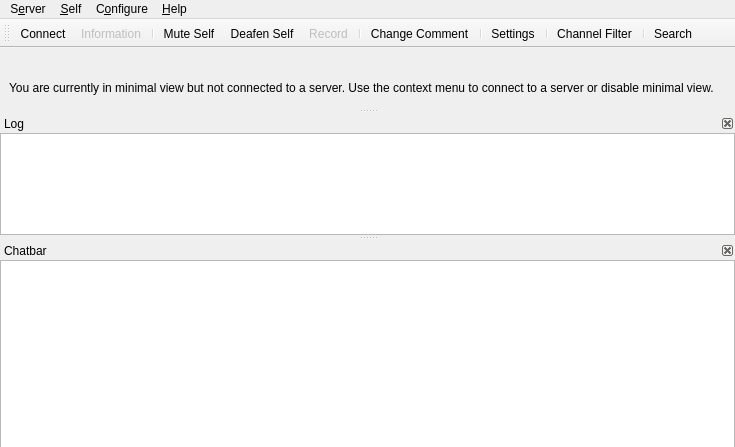
<?xml version="1.0" encoding="UTF-8"?>
<ui version="4.0">
 <class>MainWindow</class>
 <widget class="QMainWindow" name="MainWindow">
  <property name="geometry">
   <rect>
    <x>0</x>
    <y>0</y>
    <width>735</width>
    <height>435</height>
   </rect>
  </property>
  <property name="windowTitle">
   <string>Mumble</string>
  </property>
  <property name="dockOptions">
   <set>QMainWindow::AllowNestedDocks|QMainWindow::AnimatedDocks</set>
  </property>
  <property name="unifiedTitleAndToolBarOnMac">
   <bool>true</bool>
  </property>
  <widget class="UserView" name="qtvUsers">
   <property name="contextMenuPolicy">
    <enum>Qt::CustomContextMenu</enum>
   </property>
   <property name="acceptDrops">
    <bool>true</bool>
   </property>
   <property name="dragEnabled">
    <bool>true</bool>
   </property>
   <property name="rootIsDecorated">
    <bool>false</bool>
   </property>
   <property name="uniformRowHeights">
    <bool>true</bool>
   </property>
   <property name="headerHidden">
    <bool>true</bool>
   </property>
   <attribute name="headerVisible">
    <bool>false</bool>
   </attribute>
  </widget>
  <widget class="QMenuBar" name="menubar">
   <property name="geometry">
    <rect>
     <x>0</x>
     <y>0</y>
     <width>735</width>
     <height>32</height>
    </rect>
   </property>
   <widget class="QMenu" name="qmConfig">
    <property name="title">
     <string>C&amp;onfigure</string>
    </property>
    <addaction name="qaConfigDialog"/>
   </widget>
   <widget class="QMenu" name="qmHelp">
    <property name="title">
     <string>&amp;Help</string>
    </property>
    <addaction name="qaHelpWhatsThis"/>
    <addaction name="separator"/>
    <addaction name="qaHelpAbout"/>
    <addaction name="qaHelpAboutQt"/>
    <addaction name="separator"/>
    <addaction name="qaHelpVersionCheck"/>
   </widget>
   <widget class="QMenu" name="qmServer">
    <property name="title">
     <string>S&amp;erver</string>
    </property>
   </widget>
   <widget class="QMenu" name="qmSelf">
    <property name="title">
     <string>&amp;Self</string>
    </property>
    <addaction name="qaAudioMute"/>
    <addaction name="qaAudioDeaf"/>
    <addaction name="qaSelfPrioritySpeaker"/>
    <addaction name="separator"/>
    <addaction name="qaRecording"/>
    <addaction name="separator"/>
    <addaction name="qaSelfComment"/>
    <addaction name="qaServerTexture"/>
    <addaction name="qaServerTextureRemove"/>
    <addaction name="separator"/>
    <addaction name="qaSelfRegister"/>
    <addaction name="qaAudioStats"/>
   </widget>
   <addaction name="qmServer"/>
   <addaction name="qmSelf"/>
   <addaction name="qmConfig"/>
   <addaction name="qmHelp"/>
  </widget>
  <widget class="QDockWidget" name="qdwLog">
   <property name="minimumSize">
    <size>
     <width>250</width>
     <height>121</height>
    </size>
   </property>
   <property name="features">
    <set>QDockWidget::DockWidgetClosable|QDockWidget::DockWidgetMovable</set>
   </property>
   <property name="windowTitle">
    <string>Log</string>
   </property>
   <attribute name="dockWidgetArea">
    <number>1</number>
   </attribute>
   <widget class="LogTextBrowser" name="qteLog">
    <property name="contextMenuPolicy">
     <enum>Qt::CustomContextMenu</enum>
    </property>
    <property name="whatsThis">
     <string>This shows all recent activity. Connecting to servers, errors and information messages all show up here.&lt;br /&gt;To configure exactly which messages show up here, use the &lt;b&gt;Settings&lt;/b&gt; command from the menu.</string>
    </property>
    <property name="accessibleName">
     <string>Activity log</string>
    </property>
    <property name="openLinks">
     <bool>false</bool>
    </property>
   </widget>
  </widget>
  <widget class="QDockWidget" name="qdwChat">
   <property name="sizePolicy">
    <sizepolicy hsizetype="Preferred" vsizetype="Preferred">
     <horstretch>0</horstretch>
     <verstretch>0</verstretch>
    </sizepolicy>
   </property>
   <property name="toolTip">
    <string/>
   </property>
   <property name="whatsThis">
    <string>This is the chatbar&lt;br /&gt;If you enter text here and then press enter the text is sent to the user or channel that was selected. If nothing is selected the message is sent to your current channel.</string>
   </property>
   <property name="features">
    <set>QDockWidget::DockWidgetClosable|QDockWidget::DockWidgetMovable</set>
   </property>
   <property name="windowTitle">
    <string>Chatbar</string>
   </property>
   <attribute name="dockWidgetArea">
    <number>1</number>
   </attribute>
   <widget class="ChatbarTextEdit" name="qteChat">
    <property name="sizePolicy">
     <sizepolicy hsizetype="Expanding" vsizetype="MinimumExpanding">
      <horstretch>0</horstretch>
      <verstretch>0</verstretch>
     </sizepolicy>
    </property>
    <property name="maximumSize">
     <size>
      <width>16777215</width>
      <height>16777215</height>
     </size>
    </property>
    <property name="accessibleName">
     <string>Enter chat message</string>
    </property>
    <property name="acceptRichText">
     <bool>false</bool>
    </property>
   </widget>
  </widget>
  <widget class="QToolBar" name="qtIconToolbar">
   <property name="windowTitle">
    <string>Icon Toolbar</string>
   </property>
   <attribute name="toolBarArea">
    <enum>TopToolBarArea</enum>
   </attribute>
   <attribute name="toolBarBreak">
    <bool>false</bool>
   </attribute>
   <addaction name="qaServerConnect"/>
   <addaction name="qaServerInformation"/>
   <addaction name="separator"/>
   <addaction name="qaAudioMute"/>
   <addaction name="qaAudioDeaf"/>
   <addaction name="qaRecording"/>
   <addaction name="separator"/>
   <addaction name="qaSelfComment"/>
   <addaction name="separator"/>
   <addaction name="qaConfigDialog"/>
   <addaction name="separator"/>
   <addaction name="qaFilterToggle"/>
   <addaction name="separator"/>
   <addaction name="qaSearch"/>
  </widget>
  <widget class="QDockWidget" name="qdwMinimalViewNote">
   <property name="sizePolicy">
    <sizepolicy hsizetype="Expanding" vsizetype="Fixed">
     <horstretch>0</horstretch>
     <verstretch>0</verstretch>
    </sizepolicy>
   </property>
   <property name="floating">
    <bool>false</bool>
   </property>
   <property name="features">
    <set>QDockWidget::NoDockWidgetFeatures</set>
   </property>
   <property name="allowedAreas">
    <set>Qt::AllDockWidgetAreas</set>
   </property>
   <attribute name="dockWidgetArea">
    <number>4</number>
   </attribute>
   <widget class="QWidget" name="dockWidgetContents">
    <layout class="QHBoxLayout" name="horizontalLayout">
     <property name="spacing">
      <number>0</number>
     </property>
     <property name="topMargin">
      <number>0</number>
     </property>
     <property name="bottomMargin">
      <number>0</number>
     </property>
     <item>
      <widget class="QLabel" name="label">
       <property name="sizePolicy">
        <sizepolicy hsizetype="Expanding" vsizetype="Fixed">
         <horstretch>0</horstretch>
         <verstretch>0</verstretch>
        </sizepolicy>
       </property>
       <property name="text">
        <string>You are currently in minimal view but not connected to a server. Use the context menu to connect to a server or disable minimal view.</string>
       </property>
       <property name="wordWrap">
        <bool>true</bool>
       </property>
      </widget>
     </item>
    </layout>
   </widget>
  </widget>
  <action name="qaQuit">
   <property name="text">
    <string>&amp;Quit Mumble</string>
   </property>
   <property name="toolTip">
    <string>Closes the program</string>
   </property>
   <property name="whatsThis">
    <string>Exits the application.</string>
   </property>
   <property name="shortcut">
    <string>Ctrl+Q</string>
   </property>
  </action>
  <action name="qaHide">
   <property name="text">
    <string>&amp;Hide Mumble</string>
   </property>
   <property name="toolTip">
    <string>Hides the main Mumble window.</string>
   </property>
   <property name="whatsThis">
    <string>Hides the main Mumble window. Restore by clicking on the tray icon or starting Mumble again.</string>
   </property>
  </action>
  <action name="qaServerConnect">
   <property name="icon">
    <iconset>
     <normaloff>skin:categories/applications-internet.svg</normaloff>skin:categories/applications-internet.svg</iconset>
   </property>
   <property name="text">
    <string>&amp;Connect...</string>
   </property>
   <property name="toolTip">
    <string>Open the server connection dialog</string>
   </property>
   <property name="whatsThis">
    <string>Shows a dialog of registered servers, and also allows quick-connect.</string>
   </property>
   <property name="iconVisibleInMenu">
    <bool>true</bool>
   </property>
  </action>
  <action name="qaServerDisconnect">
   <property name="enabled">
    <bool>false</bool>
   </property>
   <property name="text">
    <string>&amp;Disconnect</string>
   </property>
   <property name="toolTip">
    <string>Disconnect from server</string>
   </property>
   <property name="whatsThis">
    <string>Disconnects you from the server.</string>
   </property>
  </action>
  <action name="qaServerBanList">
   <property name="enabled">
    <bool>false</bool>
   </property>
   <property name="text">
    <string>&amp;Ban List</string>
   </property>
   <property name="toolTip">
    <string>Edit ban list on server</string>
   </property>
   <property name="whatsThis">
    <string>This lets you edit the server-side IP ban list.</string>
   </property>
  </action>
  <action name="qaServerInformation">
   <property name="enabled">
    <bool>false</bool>
   </property>
   <property name="icon">
    <iconset>
     <normaloff>skin:Information_icon.svg</normaloff>skin:Information_icon.svg</iconset>
   </property>
   <property name="text">
    <string>&amp;Information</string>
   </property>
   <property name="toolTip">
    <string>Show information about the server connection</string>
   </property>
   <property name="whatsThis">
    <string>This will show extended information about the connection to the server.</string>
   </property>
   <property name="iconVisibleInMenu">
    <bool>true</bool>
   </property>
  </action>
  <action name="qaUserKick">
   <property name="text">
    <string>&amp;Kick...</string>
   </property>
   <property name="toolTip">
    <string>Kick user (with reason)</string>
   </property>
   <property name="whatsThis">
    <string>Kick selected user off server. You'll be asked to specify a reason.</string>
   </property>
  </action>
  <action name="qaUserMute">
   <property name="checkable">
    <bool>true</bool>
   </property>
   <property name="text">
    <string>&amp;Mute</string>
   </property>
   <property name="toolTip">
    <string>Mute user</string>
   </property>
   <property name="whatsThis">
    <string>Mute or unmute user on server. Unmuting a deafened user will also undeafen them.</string>
   </property>
  </action>
  <action name="qaUserBan">
   <property name="text">
    <string>&amp;Ban...</string>
   </property>
   <property name="toolTip">
    <string>Kick and ban user (with reason)</string>
   </property>
   <property name="whatsThis">
    <string>Kick and ban selected user from server. You'll be asked to specify a reason.</string>
   </property>
  </action>
  <action name="qaUserDeaf">
   <property name="checkable">
    <bool>true</bool>
   </property>
   <property name="text">
    <string>&amp;Deafen</string>
   </property>
   <property name="toolTip">
    <string>Deafen user</string>
   </property>
   <property name="whatsThis">
    <string>Deafen or undeafen user on server. Deafening a user will also mute them.</string>
   </property>
  </action>
  <action name="qaUserLocalIgnore">
   <property name="checkable">
    <bool>true</bool>
   </property>
   <property name="text">
    <string>Ig&amp;nore Messages</string>
   </property>
   <property name="toolTip">
    <string>Locally ignore user's text chat messages.</string>
   </property>
   <property name="whatsThis">
    <string>Silently drops all text messages from the user.</string>
   </property>
  </action>
  <action name="qaUserLocalMute">
   <property name="checkable">
    <bool>true</bool>
   </property>
   <property name="text">
    <string>&amp;Local Mute</string>
   </property>
   <property name="toolTip">
    <string>Mute user locally</string>
   </property>
   <property name="whatsThis">
    <string>Mute or unmute user locally. Use this on other users in the same room.</string>
   </property>
  </action>
  <action name="qaUserTextMessage">
   <property name="text">
    <string>&amp;Send Message...</string>
   </property>
   <property name="toolTip">
    <string>Send a Text Message</string>
   </property>
   <property name="whatsThis">
    <string>Sends a text message to another user.</string>
   </property>
  </action>
  <action name="qaUserLocalNickname">
   <property name="text">
    <string>Set Ni&amp;ckname...</string>
   </property>
   <property name="toolTip">
    <string>Set a local nickname</string>
   </property>
   <property name="whatsThis">
    <string>Sets a local nickname for another user.</string>
   </property>
  </action>
  <action name="qaChannelAdd">
   <property name="text">
    <string>&amp;Add...</string>
   </property>
   <property name="toolTip">
    <string>Add new channel</string>
   </property>
   <property name="whatsThis">
    <string>This adds a new sub-channel to the currently selected channel.</string>
   </property>
  </action>
  <action name="qaChannelRemove">
   <property name="text">
    <string>&amp;Remove...</string>
   </property>
   <property name="toolTip">
    <string>Remove channel</string>
   </property>
   <property name="whatsThis">
    <string>This removes a channel and all sub-channels.</string>
   </property>
  </action>
  <action name="qaChannelACL">
   <property name="text">
    <string>&amp;Edit...</string>
   </property>
   <property name="toolTip">
    <string>Edit Groups and ACL for channel</string>
   </property>
   <property name="whatsThis">
    <string>This opens the Group and ACL dialog for the channel, to control permissions.</string>
   </property>
  </action>
  <action name="qaChannelLink">
   <property name="text">
    <string>L&amp;ink</string>
   </property>
   <property name="toolTip">
    <string>Link your channel to another channel</string>
   </property>
   <property name="whatsThis">
    <string>This links your current channel to the selected channel. If users in a channel have permission to speak in the other channel, users can now hear each other. This is a permanent link, and will last until manually unlinked or the server is restarted. Please see the shortcuts for push-to-link.</string>
   </property>
  </action>
  <action name="qaChannelUnlink">
   <property name="text">
    <string comment="Channel">&amp;Unlink</string>
   </property>
   <property name="toolTip">
    <string>Unlink your channel from another channel</string>
   </property>
   <property name="whatsThis">
    <string>This unlinks your current channel from the selected channel.</string>
   </property>
  </action>
  <action name="qaChannelUnlinkAll">
   <property name="text">
    <string>U&amp;nlink All</string>
   </property>
   <property name="toolTip">
    <string>Unlinks your channel from all linked channels.</string>
   </property>
   <property name="whatsThis">
    <string>This unlinks your current channel (not the selected one) from all linked channels.</string>
   </property>
  </action>
  <action name="qaAudioReset">
   <property name="text">
    <string>&amp;Reset</string>
   </property>
   <property name="toolTip">
    <string>Reset audio preprocessor</string>
   </property>
   <property name="whatsThis">
    <string>This will reset the audio preprocessor, including noise cancellation, automatic gain and voice activity detection. If something suddenly worsens the audio environment (like dropping the microphone) and it was temporary, use this to avoid having to wait for the preprocessor to readjust.</string>
   </property>
  </action>
  <action name="qaAudioMute">
   <property name="checkable">
    <bool>true</bool>
   </property>
   <property name="icon">
    <iconset>
     <normaloff>skin:actions/audio-input-microphone.svg</normaloff>
     <normalon>skin:actions/audio-input-microphone-muted.svg</normalon>
     <activeon>skin:actions/audio-input-microphone-muted.svg</activeon>skin:actions/audio-input-microphone.svg</iconset>
   </property>
   <property name="text">
    <string>M&amp;ute Self</string>
   </property>
   <property name="whatsThis">
    <string>Mute or unmute yourself. When muted, you will not send any data to the server. Unmuting while deafened will also undeafen.</string>
   </property>
   <property name="iconVisibleInMenu">
    <bool>false</bool>
   </property>
  </action>
  <action name="qaAudioDeaf">
   <property name="checkable">
    <bool>true</bool>
   </property>
   <property name="icon">
    <iconset>
     <normaloff>skin:self_undeafened.svg</normaloff>
     <normalon>skin:deafened_self.svg</normalon>
     <activeon>skin:deafened_self.svg</activeon>skin:self_undeafened.svg</iconset>
   </property>
   <property name="text">
    <string>D&amp;eafen Self</string>
   </property>
   <property name="whatsThis">
    <string>Deafen or undeafen yourself. When deafened, you will not hear anything. Deafening yourself will also mute.</string>
   </property>
   <property name="iconVisibleInMenu">
    <bool>false</bool>
   </property>
  </action>
  <action name="qaAudioTTS">
   <property name="checkable">
    <bool>true</bool>
   </property>
   <property name="text">
    <string>&amp;Text-To-Speech</string>
   </property>
   <property name="toolTip">
    <string>Toggle Text-To-Speech</string>
   </property>
   <property name="whatsThis">
    <string>Enable or disable the text-to-speech engine. Only messages enabled for TTS in the Configuration dialog will actually be spoken.</string>
   </property>
  </action>
  <action name="qaAudioStats">
   <property name="text">
    <string>Audio &amp;Statistics</string>
   </property>
   <property name="toolTip">
    <string>Display audio statistics</string>
   </property>
   <property name="whatsThis">
    <string>Pops up a small dialog with information about your current audio input.</string>
   </property>
  </action>
  <action name="qaAudioUnlink">
   <property name="text">
    <string>&amp;Unlink Plugins</string>
   </property>
   <property name="toolTip">
    <string>Forcibly unlink plugin</string>
   </property>
   <property name="whatsThis">
    <string>This forces the current plugin to unlink, which is handy if it is reading completely wrong data.</string>
   </property>
  </action>
  <action name="qaConfigDialog">
   <property name="icon">
    <iconset>
     <normaloff>skin:config_basic.png</normaloff>skin:config_basic.png</iconset>
   </property>
   <property name="text">
    <string>&amp;Settings</string>
   </property>
   <property name="toolTip">
    <string>Configure Mumble</string>
   </property>
   <property name="whatsThis">
    <string>Allows you to change most settings for Mumble.</string>
   </property>
   <property name="menuRole">
    <enum>QAction::PreferencesRole</enum>
   </property>
   <property name="iconVisibleInMenu">
    <bool>true</bool>
   </property>
  </action>
  <action name="qaFilterToggle">
   <property name="checkable">
    <bool>true</bool>
   </property>
   <property name="icon">
    <iconset>
     <normaloff>skin:filter_off.svg</normaloff>
     <normalon>skin:filter_on.svg</normalon>
     <activeon>skin:filter_on.svg</activeon>skin:filter_off.svg</iconset>
   </property>
   <property name="text">
    <string>Channel &amp;Filter</string>
   </property>
   <property name="toolTip">
    <string>Toggle the channel filter (Alt+F)</string>
   </property>
   <property name="whatsThis">
    <string>Enable or disable the filtering of select channels.
By default all empty channels will be filtered.
You can mark additional channels for filtering from
the channel's context menu.</string>
   </property>
   <property name="shortcut">
    <string>Alt+F</string>
   </property>
   <property name="iconVisibleInMenu">
    <bool>false</bool>
   </property>
  </action>
  <action name="qaAudioWizard">
   <property name="text">
    <string>&amp;Audio Wizard...</string>
   </property>
   <property name="toolTip">
    <string>Start the audio configuration wizard</string>
   </property>
   <property name="whatsThis">
    <string>This will guide you through the process of configuring your audio hardware.</string>
   </property>
  </action>
  <action name="qaDeveloperConsole">
   <property name="text">
    <string>Developer &amp;Console</string>
   </property>
   <property name="toolTip">
    <string>Show the Developer Console</string>
   </property>
   <property name="whatsThis">
    <string>Shows the Mumble Developer Console, where Mumble's log output can be inspected.</string>
   </property>
  </action>
  <action name="qaPositionalAudioViewer">
   <property name="text">
    <string>Positional &amp;Audio Viewer</string>
   </property>
   <property name="toolTip">
    <string>Show the Positional Audio Viewer</string>
   </property>
   <property name="whatsThis">
    <string>Shows the Positional Audio Viewer. In it the current information used for positional audio can be inspected. Context and identity are also shown.</string>
   </property>
  </action>
  <action name="qaHelpWhatsThis">
   <property name="text">
    <string>&amp;What's This?</string>
   </property>
   <property name="toolTip">
    <string>Enter What's This? mode</string>
   </property>
   <property name="whatsThis">
    <string>Click this to enter &quot;What's This?&quot; mode. Your cursor will turn into a question mark. Click on any button, menu choice or area to show a description of what it is.</string>
   </property>
  </action>
  <action name="qaHelpAbout">
   <property name="text">
    <string>&amp;About</string>
   </property>
   <property name="toolTip">
    <string>Information about Mumble</string>
   </property>
   <property name="whatsThis">
    <string>Shows a small dialog with information and license for Mumble.</string>
   </property>
   <property name="menuRole">
    <enum>QAction::AboutRole</enum>
   </property>
  </action>
  <action name="qaHelpAboutSpeex">
   <property name="text">
    <string>About &amp;Speex...</string>
   </property>
   <property name="toolTip">
    <string>Information about Speex</string>
   </property>
   <property name="whatsThis">
    <string>Shows a small dialog with information about Speex.</string>
   </property>
   <property name="menuRole">
    <enum>QAction::ApplicationSpecificRole</enum>
   </property>
  </action>
  <action name="qaHelpAboutQt">
   <property name="text">
    <string>About &amp;Qt</string>
   </property>
   <property name="toolTip">
    <string>Information about Qt</string>
   </property>
   <property name="whatsThis">
    <string>Shows a small dialog with information about Qt.</string>
   </property>
   <property name="menuRole">
    <enum>QAction::AboutQtRole</enum>
   </property>
  </action>
  <action name="qaHelpVersionCheck">
   <property name="text">
    <string>Check for &amp;Updates</string>
   </property>
   <property name="toolTip">
    <string>Check for new version of Mumble</string>
   </property>
   <property name="whatsThis">
    <string>Connects to the Mumble webpage to check if a new version is available, and notifies you with an appropriate download URL if this is the case.</string>
   </property>
  </action>
  <action name="qaChannelSendMessage">
   <property name="text">
    <string>&amp;Send Message...</string>
   </property>
   <property name="toolTip">
    <string>Send a Text Message</string>
   </property>
   <property name="whatsThis">
    <string>Sends a text message to all users in a channel.</string>
   </property>
  </action>
  <action name="qaChannelCopyURL">
   <property name="text">
    <string>&amp;Copy URL</string>
   </property>
   <property name="toolTip">
    <string>Copies a link to this channel to the clipboard.</string>
   </property>
   <property name="whatsThis">
    <string>Copies a link to this channel to the clipboard.</string>
   </property>
  </action>
  <action name="qaConfigMinimal">
   <property name="checkable">
    <bool>true</bool>
   </property>
   <property name="text">
    <string>&amp;Minimal View</string>
   </property>
   <property name="toolTip">
    <string>Toggle minimal window modes</string>
   </property>
   <property name="whatsThis">
    <string>This will toggle minimal mode, where the log window and menu is hidden.</string>
   </property>
  </action>
  <action name="qaConfigHideFrame">
   <property name="checkable">
    <bool>true</bool>
   </property>
   <property name="text">
    <string>Hide Frame</string>
   </property>
   <property name="toolTip">
    <string>Toggle showing frame on minimal window</string>
   </property>
   <property name="whatsThis">
    <string>This will toggle whether the minimal window should have a frame for moving and resizing.</string>
   </property>
  </action>
  <action name="qaConfigCert">
   <property name="text">
    <string>&amp;Certificate Wizard...</string>
   </property>
   <property name="toolTip">
    <string>Configure certificates for strong authentication</string>
   </property>
   <property name="whatsThis">
    <string>This starts the wizard for creating, importing and exporting certificates for authentication against servers.</string>
   </property>
  </action>
  <action name="qaUserRegister">
   <property name="text">
    <string>Re&amp;gister...</string>
   </property>
   <property name="toolTip">
    <string>Register user on server</string>
   </property>
   <property name="whatsThis">
    <string>This will permanently register the user on the server.</string>
   </property>
  </action>
  <action name="qaUserFriendAdd">
   <property name="icon">
    <iconset>
     <normaloff>skin:emblems/emblem-favorite.svg</normaloff>skin:emblems/emblem-favorite.svg</iconset>
   </property>
   <property name="text">
    <string>Add &amp;Friend</string>
   </property>
   <property name="toolTip">
    <string>Adds a user as your friend.</string>
   </property>
   <property name="whatsThis">
    <string>This will add the user as a friend, so you can recognize him on this and other servers.</string>
   </property>
   <property name="iconVisibleInMenu">
    <bool>true</bool>
   </property>
  </action>
  <action name="qaUserFriendRemove">
   <property name="text">
    <string>&amp;Remove Friend</string>
   </property>
   <property name="toolTip">
    <string>Removes a user from your friends.</string>
   </property>
   <property name="whatsThis">
    <string>This will remove a user from your friends list.</string>
   </property>
  </action>
  <action name="qaUserFriendUpdate">
   <property name="text">
    <string>&amp;Update Friend</string>
   </property>
   <property name="toolTip">
    <string>Update name of your friend.</string>
   </property>
   <property name="whatsThis">
    <string>Your friend uses a different name than what is in your database. This will update the name.</string>
   </property>
  </action>
  <action name="qaServerUserList">
   <property name="text">
    <string>Registered &amp;Users</string>
   </property>
   <property name="toolTip">
    <string>Edit registered users list</string>
   </property>
   <property name="whatsThis">
    <string>This opens the editor for registered users, which allow you to change their name or unregister them.</string>
   </property>
  </action>
  <action name="qaServerTexture">
   <property name="text">
    <string>Change &amp;Avatar...</string>
   </property>
   <property name="toolTip">
    <string>Change your avatar image on this server</string>
   </property>
  </action>
  <action name="qaServerTokens">
   <property name="text">
    <string>&amp;Access Tokens</string>
   </property>
   <property name="toolTip">
    <string>Add or remove text-based access tokens</string>
   </property>
  </action>
  <action name="qaServerTextureRemove">
   <property name="text">
    <string>Remo&amp;ve Avatar</string>
   </property>
   <property name="toolTip">
    <string>Remove currently defined avatar image.</string>
   </property>
  </action>
  <action name="qaUserCommentReset">
   <property name="text">
    <string>Reset Commen&amp;t...</string>
   </property>
   <property name="toolTip">
    <string>Reset the comment of the selected user.</string>
   </property>
  </action>
  <action name="qaUserTextureReset">
   <property name="text">
    <string>Remo&amp;ve Avatar...</string>
   </property>
   <property name="toolTip">
    <string>Remove the avatar of the selected user.</string>
   </property>
  </action>
  <action name="qaChannelJoin">
   <property name="text">
    <string>&amp;Join</string>
   </property>
  </action>
  <action name="qaChannelHide">
   <property name="checkable">
    <bool>true</bool>
   </property>
   <property name="text">
    <string>&amp;Hide When Filtering</string>
   </property>
  </action>
  <action name="qaChannelPin">
   <property name="checkable">
    <bool>true</bool>
   </property>
   <property name="text">
    <string>&amp;Pin When Filtering</string>
   </property>
  </action>
  <action name="qaChannelDescriptionView">
   <property name="text">
    <string>Vie&amp;w Description</string>
   </property>
   <property name="toolTip">
    <string>View description in editor</string>
   </property>
  </action>
  <action name="qaUserCommentView">
   <property name="text">
    <string>Vie&amp;w Comment</string>
   </property>
   <property name="toolTip">
    <string>View comment in editor</string>
   </property>
  </action>
  <action name="qaUserInformation">
   <property name="icon">
    <iconset>
     <normaloff>skin:Information_icon.svg</normaloff>skin:Information_icon.svg</iconset>
   </property>
   <property name="text">
    <string>&amp;Information</string>
   </property>
   <property name="toolTip">
    <string>Query server for connection information for user</string>
   </property>
   <property name="iconVisibleInMenu">
    <bool>true</bool>
   </property>
  </action>
  <action name="qaSelfComment">
   <property name="icon">
    <iconset>
     <normaloff>skin:self_comment.svg</normaloff>skin:self_comment.svg</iconset>
   </property>
   <property name="text">
    <string>&amp;Change Comment...</string>
   </property>
   <property name="toolTip">
    <string>Change your own comment</string>
   </property>
   <property name="iconVisibleInMenu">
    <bool>true</bool>
   </property>
  </action>
  <action name="qaSelfRegister">
   <property name="text">
    <string>Re&amp;gister...</string>
   </property>
   <property name="toolTip">
    <string>Register yourself on the server</string>
   </property>
  </action>
  <action name="qaUserPrioritySpeaker">
   <property name="checkable">
    <bool>true</bool>
   </property>
   <property name="text">
    <string>&amp;Priority Speaker</string>
   </property>
  </action>
  <action name="qaSelfPrioritySpeaker">
   <property name="checkable">
    <bool>true</bool>
   </property>
   <property name="text">
    <string>&amp;Priority Speaker</string>
   </property>
  </action>
  <action name="qaRecording">
   <property name="enabled">
    <bool>false</bool>
   </property>
   <property name="icon">
    <iconset>
     <normaloff>skin:actions/media-record.svg</normaloff>skin:actions/media-record.svg</iconset>
   </property>
   <property name="text">
    <string>&amp;Record...</string>
   </property>
   <property name="iconVisibleInMenu">
    <bool>true</bool>
   </property>
  </action>
  <action name="qaShow">
   <property name="text">
    <string>Show</string>
   </property>
   <property name="toolTip">
    <string>Shows the main Mumble window.</string>
   </property>
  </action>
  <action name="qaChannelListen">
   <property name="checkable">
    <bool>true</bool>
   </property>
   <property name="text">
    <string>&amp;Listen To Channel</string>
   </property>
   <property name="toolTip">
    <string>Listen to this channel without joining it</string>
   </property>
  </action>
  <action name="qaTalkingUIToggle">
   <property name="checkable">
    <bool>true</bool>
   </property>
   <property name="text">
    <string>Talking &amp;UI</string>
   </property>
   <property name="toolTip">
    <string>Toggles the visibility of the TalkingUI.</string>
   </property>
  </action>
  <action name="qaUserJoin">
   <property name="text">
    <string>&amp;Join User's Channel</string>
   </property>
   <property name="toolTip">
    <string>Joins the channel of this user.</string>
   </property>
  </action>
  <action name="qaUserMove">
   <property name="text">
    <string>M&amp;ove To Own Channel</string>
   </property>
   <property name="toolTip">
    <string>Moves this user to your current channel.</string>
   </property>
  </action>
  <action name="qaUserLocalIgnoreTTS">
   <property name="checkable">
    <bool>true</bool>
   </property>
   <property name="text">
    <string>Disable Te&amp;xt-To-Speech</string>
   </property>
   <property name="toolTip">
    <string>Locally disable Text-To-Speech for this user's text chat messages.</string>
   </property>
   <property name="whatsThis">
    <string>Silently disables Text-To-Speech for all text messages from the user.</string>
   </property>
  </action>
  <action name="qaSearch">
   <property name="icon">
    <iconset>
     <normaloff>skin:magnifier.svg</normaloff>skin:magnifier.svg</iconset>
   </property>
   <property name="text">
    <string>&amp;Search...</string>
   </property>
   <property name="toolTip">
    <string>Search for a user or channel (Ctrl+F)</string>
   </property>
   <property name="shortcut">
    <string>Ctrl+F</string>
   </property>
  </action>
 </widget>
 <customwidgets>
  <customwidget>
   <class>UserView</class>
   <extends>QTreeView</extends>
   <header>UserView.h</header>
  </customwidget>
  <customwidget>
   <class>ChatbarTextEdit</class>
   <extends>QTextEdit</extends>
   <header>CustomElements.h</header>
  </customwidget>
  <customwidget>
   <class>LogTextBrowser</class>
   <extends>QTextBrowser</extends>
   <header>CustomElements.h</header>
  </customwidget>
 </customwidgets>
 <resources/>
 <connections/>
</ui>
